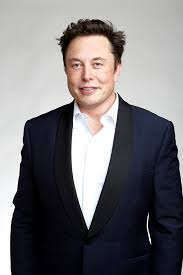
#> input picture Resources/Elon1.jpg, 183 x 275 px
$ python Basic_Functions.py
#> lines starting #> are read from the running program, lines starting #| are printed output that depends on the picture; after the words box and inside, x2 and y2 are one past the last pixel; in counts of white or black regions, pixels touching at a corner belong together
import cv2 as cv
import numpy as np
img = cv.imread('./Resources/Elon1.jpg')
#> img is the input picture: shape (275, 183, 3); mean B, G, R 119.2, 116.1, 118.6
# A grayScale image
imgGray = cv.cvtColor(img, cv.COLOR_BGR2GRAY)
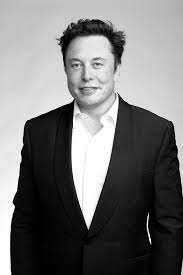
#> imgGray: shape (275, 183); min 0, max 255, mean 117.2
# A blurred image
imgBlur = cv.GaussianBlur(imgGray, (11, 11), 9)
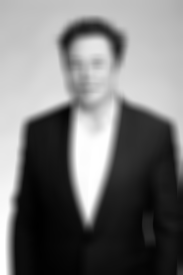
#> imgBlur: shape (275, 183); min 0, max 255, mean 117.1
# A Canny image
imgRGB = cv.cvtColor(img, cv.COLOR_BGR2RGB)
imgCanny = cv.Canny(imgRGB, 150, 200)
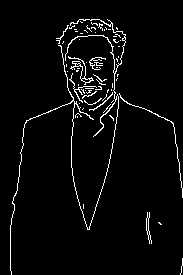
#> imgCanny: shape (275, 183); 3.7% white in thin lines or dots, all inside (x1, y1, x2, y2) = (10, 19, 183, 275)
# Dilated Canny image
dilationKernel = np.ones((3, 3), np.uint8)
imgDilated = cv.dilate(imgCanny, dilationKernel, iterations=1)
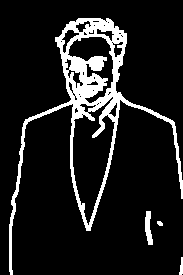
#> imgDilated: shape (275, 183); 11.6% white; 4 white regions, box (x1, y1, x2, y2) and area: (9, 18, 183, 275) 5589, (145, 211, 153, 245) 178, (179, 257, 183, 275) 48, (157, 221, 163, 226) 24
# Eroded Canny Image
imgEroded = cv.erode(imgDilated, dilationKernel, iterations=1)
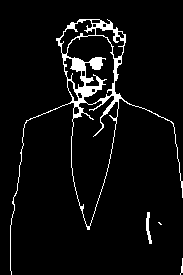
#> imgEroded: shape (275, 183); 5.3% white; 4 white regions (1 under 20 px), largest, box (x1, y1, x2, y2) and area: (10, 19, 183, 275) 2520, (146, 212, 152, 244) 96, (180, 258, 183, 275) 24
# All image displays
cv.imshow("Gray Scale image", imgGray)
cv.imshow("Gray Blurred Image", imgBlur)
cv.imshow("RGB Canny Image", imgCanny)
cv.imshow("Dilated Canny Image", imgDilated)
cv.imshow("Eroded Canny Image", imgEroded)
cv.waitKey(5000)
